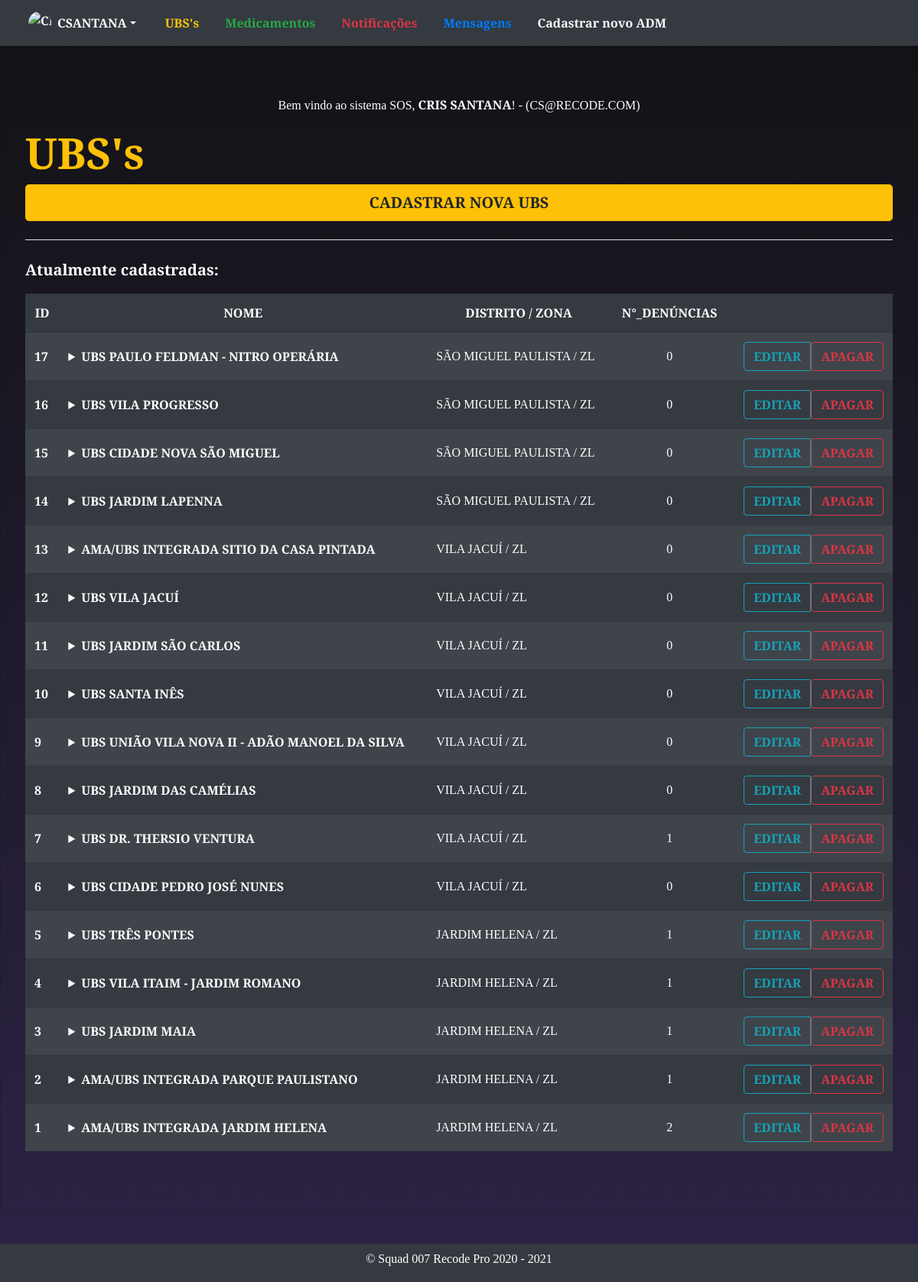
Screenshot of /SPRINT_02/ADM/pagubs.php (signed in) with the database file from the repository.
### tables this page shows
CREATE TABLE `ubs` (
  `id` int AUTO_INCREMENT PRIMARY KEY,
  `nomeUbs` varchar(150),
  `descricao` varchar(500),
  `telefone` varchar(30),
  `endereco` varchar(100),
  `bairro` varchar(100),
  `distrito` varchar(100),
  `zona` char(2),
  `cidade` varchar(150),
  `uf` char(2),
  `cep` varchar(20),
  `latitude` varchar(20),
  `longitude` varchar(20),
  `cadastrado_por_id` varchar(20),
  `data_cadastro` datetime DEFAULT NOW()
);

### SPRINT_02/ADM/pagubs.php (the view, shortened to what this page needs)
<!DOCTYPE html>
<html lang="en">
<head>
  <?php require_once('connectdb.php') ?>
</head>
<body style="background: rgb(18,18,20);
background: linear-gradient(180deg, rgba(18,18,20,1) 0%, rgba(44,35,69,1) 100%);" class="text-white">
  <main class="jumbotron card card-image text-white" style="background-color: rgba(0,0,0,0);">
    <p class="text-center">Bem vindo ao sistema SOS, <b><?php echo $_SESSION['nome'] ?></b>! - (<?php echo $_SESSION['email'] ?>)</p>
    <h1 class="display-4 text-warning  font-weight-bold">UBS's</h1>
    <button type="button" class="btn btn-warning btn-lg font-weight-bold" data-toggle="modal" data-target="#cadastroUBSModal">
      CADASTRAR NOVA UBS
    </button>
    <hr class="my-4 bg-white">
    <p class="lead font-weight-bold">Atualmente cadastradas:</p>
    <div class="table-responsive">
    <table class="table table-striped table-hover table-dark bg-dark text-center ">
      <thead >
        <tr>
          <th scope="col" onclick="ordenarID()">ID</th>
          <th scope="col" >NOME</th>
          <th scope="col" >DISTRITO / ZONA</th>
          <th scope="col"onclick="ordenarQtde()">N°_DENÚNCIAS</th>
        </tr>
      </thead>
      <tbody>
        <?php
        $sql = "
                SELECT ubs.*,  count(den.ubs_id) qtde
                FROM  ubs
                LEFT JOIN denuncia den
                ON ubs.id = den.ubs_id
                GROUP BY ubs.id
                ORDER BY ubs.id DESC;
        ";
        $result = $conn->query($sql);
        if ($result->num_rows > 0) {
          while ($rows = $result->fetch_assoc()) {
        ?>
            <tr>
              <th class="align-middle text-left" scope="row "><?= $rows["id"]; ?></th>
              <td class="align-middle text-left">
                <details>
                  <summary class="font-weight-bold"><?= $rows["nomeUbs"]; ?></summary>
                </details>
              </td>
              <td class="align-middle text-left">
                <?= $rows["distrito"]; ?> / <?= $rows["zona"]; ?>
              </td>
              <td class="align-middle text-center"><?= $rows["qtde"]; ?></td>
              <td class="align-middle text-right">
                <div class="btn-group">
                  <button type="button" class="btn btn-outline-info  font-weight-bold" data-toggle="modal" data-target="#atualizarUBSModal<?= $rows["id"] ?>">
                    EDITAR
                  </button>
                  <form method="post">
                    <button type="submit" class="btn btn-outline-danger  font-weight-bold">
                      APAGAR </button>
                  </form>
                </div>
              </td>
            </tr>
        <?php
          }
        } else {
          echo "Nenhuma UBS cadastrada!";
        }
        ?>
      </tbody>
    </table>
    </div>
  </main>
</body>
</html>

### rows the page displays
ubs: id "17", nomeUbs "UBS PAULO FELDMAN - NITRO OPERÁRIA", distrito "SÃO MIGUEL PAULISTA", zona "ZL", qtde "0"
ubs: id "16", nomeUbs "UBS VILA PROGRESSO", distrito "SÃO MIGUEL PAULISTA", zona "ZL", qtde "0"
ubs: id "15", nomeUbs "UBS CIDADE NOVA SÃO MIGUEL", distrito "SÃO MIGUEL PAULISTA", zona "ZL", qtde "0"
ubs: id "14", nomeUbs "UBS JARDIM LAPENNA", distrito "SÃO MIGUEL PAULISTA", zona "ZL", qtde "0"
ubs: id "13", nomeUbs "AMA/UBS INTEGRADA SITIO DA CASA PINTADA", distrito "VILA JACUÍ", zona "ZL", qtde "0"
ubs: id "12", nomeUbs "UBS VILA JACUÍ", distrito "VILA JACUÍ", zona "ZL", qtde "0"
ubs: id "11", nomeUbs "UBS JARDIM SÃO CARLOS", distrito "VILA JACUÍ", zona "ZL", qtde "0"
ubs: id "10", nomeUbs "UBS SANTA INÊS", distrito "VILA JACUÍ", zona "ZL", qtde "0"
ubs: id "9", nomeUbs "UBS UNIÃO VILA NOVA II - ADÃO MANOEL DA SILVA", distrito "VILA JACUÍ", zona "ZL", qtde "0"
ubs: id "8", nomeUbs "UBS JARDIM DAS CAMÉLIAS", distrito "VILA JACUÍ", zona "ZL", qtde "0"
ubs: id "7", nomeUbs "UBS DR. THERSIO VENTURA", distrito "VILA JACUÍ", zona "ZL", qtde "1"
ubs: id "6", nomeUbs "UBS CIDADE PEDRO JOSÉ NUNES", distrito "VILA JACUÍ", zona "ZL", qtde "0"
ubs: id "5", nomeUbs "UBS TRÊS PONTES", distrito "JARDIM HELENA", zona "ZL", qtde "1"
ubs: id "4", nomeUbs "UBS VILA ITAIM - JARDIM ROMANO", distrito "JARDIM HELENA", zona "ZL", qtde "1"
ubs: id "3", nomeUbs "UBS JARDIM MAIA", distrito "JARDIM HELENA", zona "ZL", qtde "1"
ubs: id "2", nomeUbs "AMA/UBS INTEGRADA PARQUE PAULISTANO", distrito "JARDIM HELENA", zona "ZL", qtde "1"
ubs: id "1", nomeUbs "AMA/UBS INTEGRADA JARDIM HELENA", distrito "JARDIM HELENA", zona "ZL", qtde "2"

### other values shown
$_SESSION['nome'] "CRIS SANTANA"
$_SESSION['email'] "CS@RECODE.COM"
